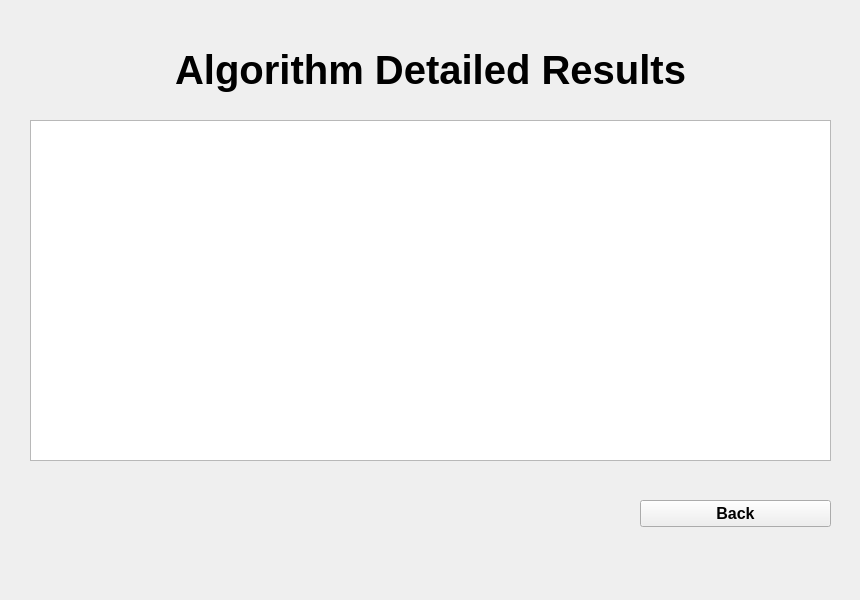
<?xml version="1.0" encoding="UTF-8"?>
<ui version="4.0">
 <class>DetailedResults</class>
 <widget class="QWidget" name="DetailedResults">
  <property name="geometry">
   <rect>
    <x>0</x>
    <y>0</y>
    <width>860</width>
    <height>600</height>
   </rect>
  </property>
  <property name="windowTitle">
   <string>Form</string>
  </property>
  <widget class="QLabel" name="projectNameLabel">
   <property name="geometry">
    <rect>
     <x>0</x>
     <y>0</y>
     <width>861</width>
     <height>139</height>
    </rect>
   </property>
   <property name="font">
    <font>
     <pointsize>30</pointsize>
     <weight>75</weight>
     <bold>true</bold>
    </font>
   </property>
   <property name="text">
    <string>Algorithm Detailed Results</string>
   </property>
   <property name="alignment">
    <set>Qt::AlignCenter</set>
   </property>
  </widget>
  <widget class="QTextBrowser" name="outputBrowser">
   <property name="geometry">
    <rect>
     <x>30</x>
     <y>120</y>
     <width>801</width>
     <height>341</height>
    </rect>
   </property>
  </widget>
  <widget class="QPushButton" name="pushButton">
   <property name="geometry">
    <rect>
     <x>640</x>
     <y>500</y>
     <width>191</width>
     <height>27</height>
    </rect>
   </property>
   <property name="font">
    <font>
     <pointsize>12</pointsize>
     <weight>75</weight>
     <bold>true</bold>
    </font>
   </property>
   <property name="focusPolicy">
    <enum>Qt::NoFocus</enum>
   </property>
   <property name="text">
    <string>Back</string>
   </property>
  </widget>
 </widget>
 <resources/>
 <connections/>
</ui>
